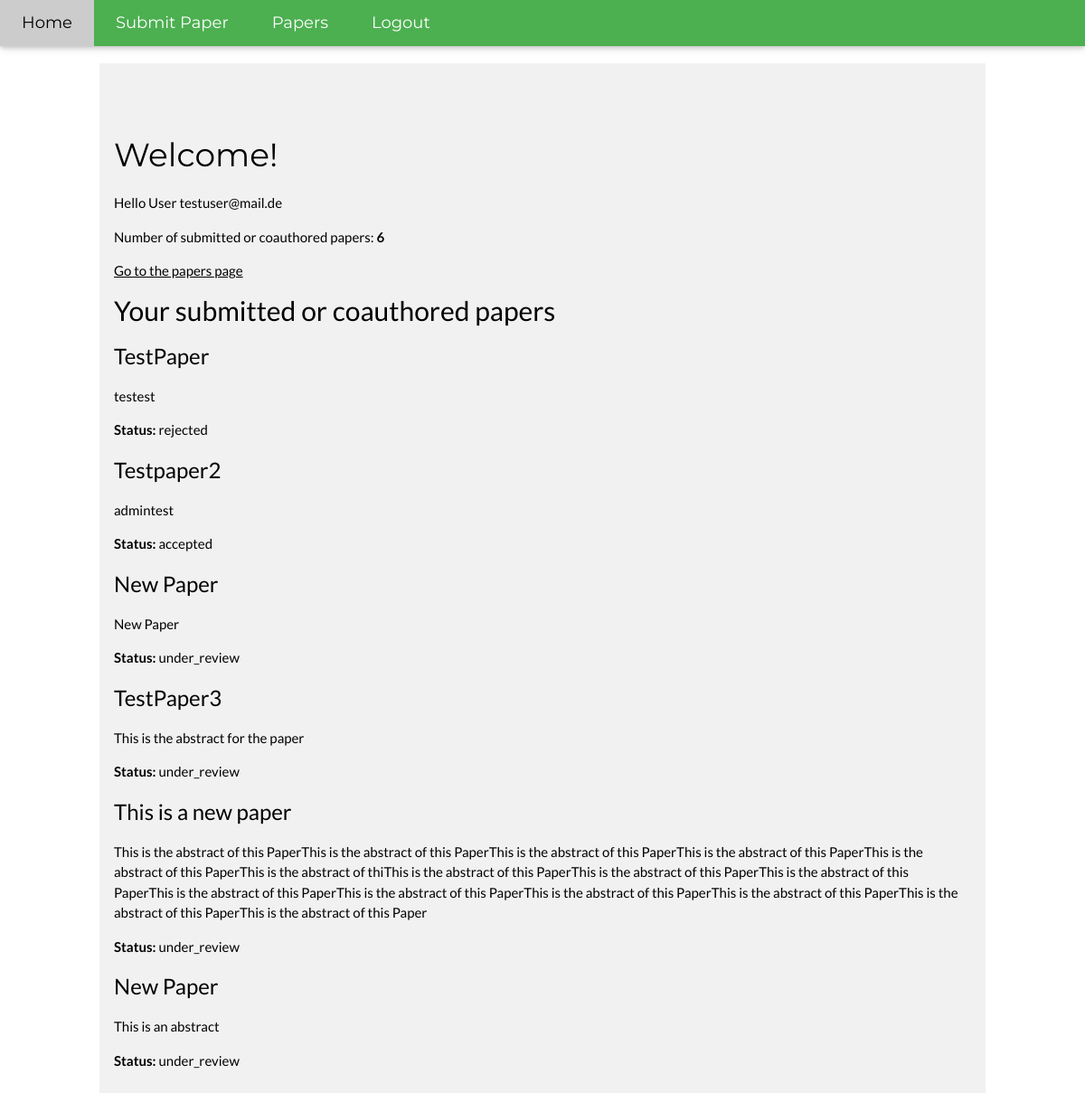
The app's page /home (signed in), older data.
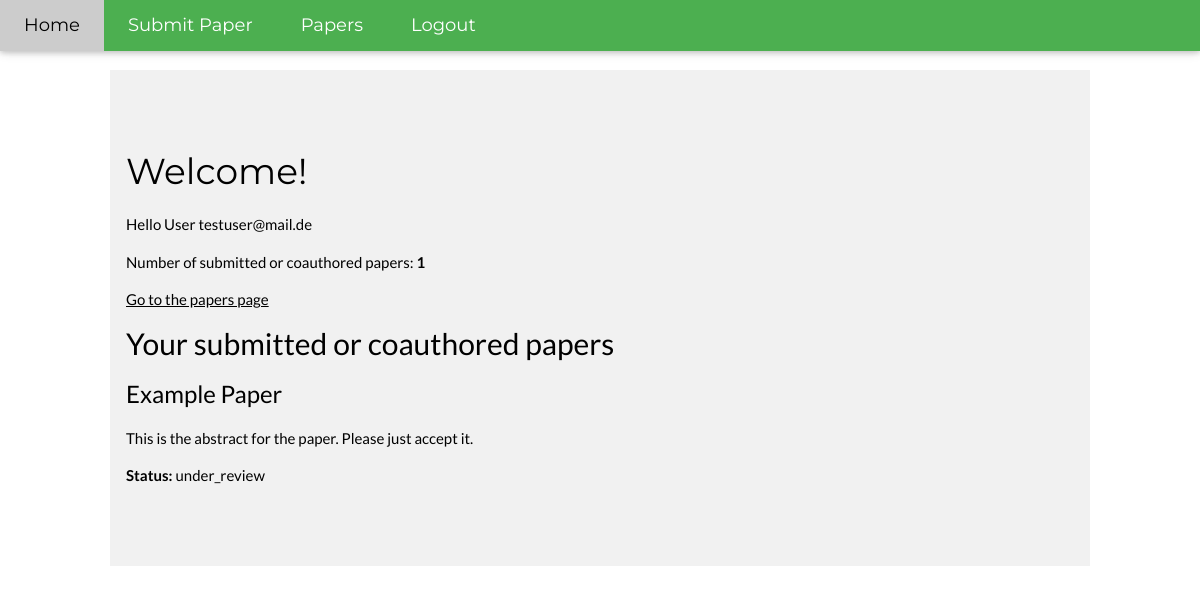
The same page, newer data.
### models.py (models this page shows, shortened)
class User(db.Model):
    __tablename__ = 'user'
    id = db.Column(db.Integer, primary_key=True)
    email = db.Column(db.String(120), unique=True, nullable=False)
    hashed_password = db.Column(db.String(500), nullable=False)
    is_admin = db.Column(db.Boolean, nullable=False, default=False)
    is_reviewer = db.Column(db.Boolean, nullable=False, default=False)
    scored_papers = db.relationship("Score", back_populates="reviewer")

class Paper(db.Model):
    __tablename__ = 'paper'
    id = db.Column(db.Integer, primary_key=True)
    status = db.Column(db.String(120), nullable=False)
    title = db.Column(db.String(120), nullable=False)
    abstract = db.Column(db.Text(500), nullable=False)
    authors = db.relationship('User', secondary=authors, lazy='subquery', backref=db.backref('papers', lazy=True))
    reviewers = db.relationship("Score", back_populates="paper")
    scores = db.relationship("Score", back_populates="paper")

### app.py (the view)
@app.route('/home')
@check_authentification # preprocessor in the helper_functions file
def index():
    current_user = get_current_user()
    submitted_papers = Paper.query.filter(Paper.authors.any(id=current_user.id)).all()
    review_papers = Score.query.filter(Score.reviewer.has(id=current_user.id)).filter_by(is_rated=False).all()
    return render_template('index.html', submitted_papers=submitted_papers, review_papers=review_papers)

### helper_functions.py (called while the page is built)
def logged_in():
    return "auth_user_id" in session

@app.context_processor
def add_template_variables():
    variables = dict()
    logged_in_bool = logged_in()
    variables["logged_in"] = logged_in()
    variables["request_path"] = str(request.path)
    if logged_in_bool:
        variables["current_user"] = get_current_user()
    return variables

def check_authentification(f):
    @wraps(f)
    def decorated_function(*args, **kwargs):
        if logged_in():
            return f(*args, **kwargs)
        else:
            flash({"formField" : "success", "message" : "You do not have access to this page."}, CssClasses.ERROR)
            return redirect(url_for("login"))
    return decorated_function

def get_current_user():
    return User.query.get(session["auth_user_id"])

### templates/index.html (shortened to what this page needs)
{% extends "layout.html" %}
{% block body %}
    <div class="w3-row-padding w3-light-grey w3-padding-64 w3-container">
      <h1>Welcome!</h1>
      <p>Hello User {{ current_user.email }}</p>
      {% if not current_user.is_admin %}
        <p>Number of submitted or coauthored papers: <strong>{{ submitted_papers|length }}</strong> </p>
        <a href="{{url_for('getPapersUserOverview')}}">Go to the papers page</a>
        <h2>Your submitted or coauthored papers</h2>
        {% if submitted_papers|length == 0 %}
            <p>You haven't handed in anything</p>
        {% else %}
            {% for paper in submitted_papers %}
                <h3>{{ paper.title }}</h3>
                <p>{{ paper.abstract }}</p>
                <p><b>Status: </b>{{ paper.status }}</p>
            {% endfor %}
        {% endif %}
      {% endif %}
    </div>
{% endblock %}

### templates/layout.html (shortened to what this page needs)
<!doctype html>
<link rel="stylesheet" href="https://cdnjs.cloudflare.com/ajax/libs/font-awesome/4.7.0/css/font-awesome.min.css">
<link rel=stylesheet type=text/css href="{{ url_for('static', filename='style.css') }}">
<div class=page>
  <div class="w3-top">
  <div class="w3-bar w3-green w3-card w3-left-align w3-large">
    {% if logged_in %}
    <a href="{{ url_for('index')}}" class="w3-bar-item w3-button w3-padding-large {% if(url_for('index') == request_path)%} w3-white {% endif %}">Home</a>
      {% if not current_user.is_admin %}
        <a href="{{ url_for('paper_submission')}}" class="w3-bar-item w3-button w3-hide-small w3-padding-large w3-hover-white {% if(url_for('paper_submission') == request_path)%} w3-white {% endif %}">Submit Paper</a>
        <a href="{{ url_for('getPapersUserOverview') }}" class="w3-bar-item w3-button w3-hide-small w3-padding-large w3-hover-white {% if(url_for('getPapersUserOverview') == request_path)%} w3-white {% endif %}">Papers</a>
      {% endif %}
      <a href="{{ url_for('logout') }}" class="w3-bar-item w3-button w3-hide-small w3-padding-large w3-hover-white {% if(url_for('logout') == request_path)%} w3-white {% endif %}">Logout</a>
    {% endif %}
  </div>
  </div>
    <div class="w3-content">
          {% block body %}{% endblock %}
    </div>
</div>

### static/style.css (style rules this page uses)
*,*:before,*:after { box-sizing:inherit }
a { background-color:transparent;-webkit-text-decoration-skip:objects }
h1 { font-size:36px }
h2 { font-size:30px }
h3 { font-size:24px }
h1,h2,h3,h4,h5,h6 { font-family:"Segoe UI",Arial,sans-serif;font-weight:400;margin:10px 0 }
a { color:inherit }
.w3-btn,.w3-button { border:none;display:inline-block;outline:0;padding:8px 16px;vertical-align:middle;overflow:hidden;text-decoration:none;color:inherit;background-color:inherit;text-align:center;cursor:pointer;white-space:nowrap }
.w3-btn,.w3-button { -webkit-touch-callout:none;-webkit-user-select:none;-khtml-user-select:none;-moz-user-select:none;-ms-user-select:none;user-select:none }
.w3-bar { width:100%;overflow:hidden }
.w3-bar .w3-bar-item { padding:8px 16px;float:left;width:auto;border:none;outline:none;display:block }
.w3-bar .w3-button { white-space:normal }
.w3-container:after,.w3-container:before,.w3-panel:after,.w3-panel:before,.w3-row:after,.w3-row:before,.w3-row-padding:after,.w3-row-padding:before, .w3-cell-row:before,.w3-cell-row:after,.w3-clear:after,.w3-clear:before,.w3-bar:before,.w3-bar:after { content:"";display:table;clear:both }
.w3-content { max-width:980px;margin:auto }
.w3-top,.w3-bottom { position:fixed;width:100%;z-index:1 }
.w3-top { top:0 }
.w3-row-padding,.w3-row-padding>.w3-half,.w3-row-padding>.w3-third,.w3-row-padding>.w3-twothird,.w3-row-padding>.w3-threequarter,.w3-row-padding>.w3-quarter,.w3-row-padding>.w3-col { padding:0 8px }
.w3-container,.w3-panel { padding:0.01em 16px }
.w3-card,.w3-card-2 { box-shadow:0 2px 5px 0 rgba(0,0,0,0.16),0 2px 10px 0 rgba(0,0,0,0.12) }
.w3-large { font-size:18px!important }
.w3-left-align { text-align:left!important }
.w3-padding-large { padding:12px 24px!important }
.w3-padding-64 { padding-top:64px!important;padding-bottom:64px!important }
.w3-green,.w3-hover-green:hover { color:#fff!important;background-color:#4CAF50!important }
.w3-white,.w3-hover-white:hover { color:#000!important;background-color:#fff!important }
.w3-light-grey,.w3-hover-light-grey:hover,.w3-light-gray,.w3-hover-light-gray:hover { color:#000!important;background-color:#f1f1f1!important }

### templates/layout.html (style rules this page uses)
body,h1,h2,h3,h4,h5,h6 { font-family: "Lato", sans-serif }
.w3-bar,h1,button { font-family: "Montserrat", sans-serif }
.w3-content { margin-top: 70px }

Row changes from the older to the newer data that the page shows:
removed Paper: title "Testpaper2", abstract "admintest", status "accepted"
removed Paper: title "New Paper", abstract "New Paper", status "under_review"
removed Paper: title "TestPaper3", abstract "This is the abstract for the paper", status "under_review"
removed Paper: title "This is a new paper", abstract "This is the abstract of this PaperThis is the abstract of this PaperThis is the abstract of this PaperThis is the abstract of this PaperThis is the abstract of this PaperThis is the abstract of thiThis is the abstract of this PaperThis is the abstract of this PaperThis is the abstract of this PaperThis is the abstract of this PaperThis is the abstract of this PaperThis is the abstract of this PaperThis is the abstract of this PaperThis is the abstract of this PaperThis is the abstract of this Paper", status "under_review"
removed Paper: title "New Paper", abstract "This is an abstract", status "under_review"
changed Paper: title "TestPaper" → "Example Paper"; abstract "testest" → "This is the abstract for the paper. Please just accept it."; status "rejected" → "under_review"
Text that changed along with them:
{{ submitted_papers|length }}: "6" → "1"
